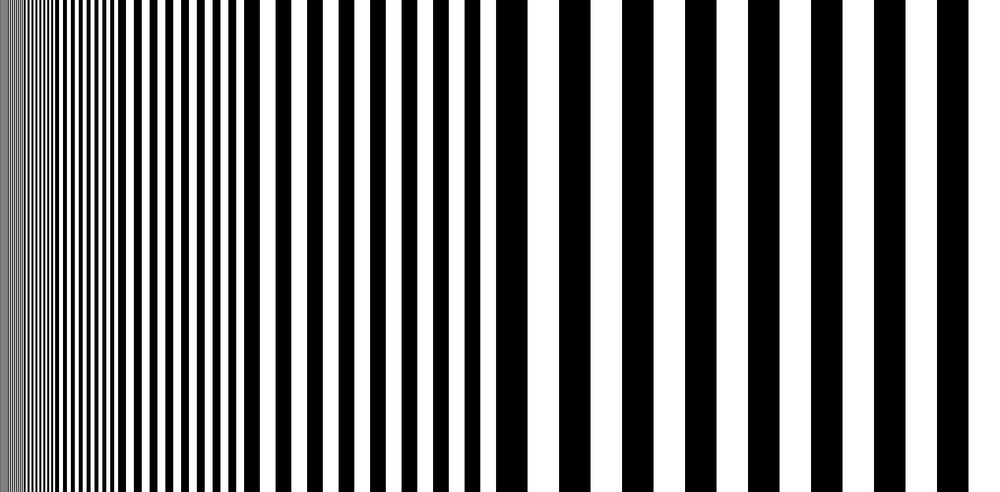
#> input picture buch/papers/visuell/Python-Code/testpatterns/lines.png, 1000 x 492 px, shrunk from 2032 x 1000 before the run
$ python filterbankGabor1.py
#> lines starting #> are read from the running program, lines starting #| are printed output that depends on the picture
# Import python library for this notebook
import numpy as np # fundamental package for scientific computing
import cv2
import matplotlib.pyplot as plt # package for plot function

def genGabor(sz, omega, theta, func=np.cos, K=np.pi):
    radius = (int(sz[0]/2.0), int(sz[1]/2.0))
    [x, y] = np.meshgrid(range(-radius[0], radius[0]+1), range(-radius[1], radius[1]+1))

    x1 = x * np.cos(theta) + y * np.sin(theta)
    y1 = -x * np.sin(theta) + y * np.cos(theta)

    gauss = omega**2 / (4*np.pi * K**2) * np.exp(- omega**2 / (8*K**2) * ( 4 * x1**2 + y1**2))
#     myimshow(gauss)
    sinusoid = func(omega * x1) * np.exp(K**2 / 2)
#     myimshow(sinusoid)
    gabor = gauss * sinusoid
    return gabor

def genFilterbank(params):
    sinFilterBank = []
    cosFilterBank = []
    gaborParams = []
    print("start filterbank building")
    for (theta, omega) in params:
        gaborParam = {'omega':omega, 'theta':theta, 'sz':(128, 128)}
        sinGabor = genGabor(func=np.sin, **gaborParam)
        cosGabor = genGabor(func=np.cos, **gaborParam)
        sinFilterBank.append(sinGabor)
        cosFilterBank.append(cosGabor)
        gaborParams.append(gaborParam)
    return sinFilterBank, cosFilterBank, gaborParams


def plotFilterBank(filterBank, gaborParams):
    plt.figure()
    n = len(filterBank)
    sqLen = np.sqrt(n)
    for i in range(n):
        plt.subplot(sqLen, sqLen,i+1)
        plt.title('t={:0.1f}, o={:0.1f}'.format(gaborParams[i]['theta'], gaborParams[i]['omega']))
        plt.axis('off');
        plt.imshow(filterBank[i], cmap='gray') # delete 'gray' to apply a colormap (looks nice)

def plotConvs(filterBank, img, gaborParams):
    plt.figure()
    n = len(filterBank)
    sqLen = np.sqrt(n)
    for i in range(n):
        plt.figure()
        plt.title('theta = {:0.2f}, omega = {:0.2f}'.format(gaborParams[i]['theta'], gaborParams[i]['omega']))
#        print('theta = ' + str(gaborParams[i]['theta']) + ' omega = ' + str(gaborParams[i]['omega']))
        plt.imshow(cv2.filter2D(img, -1, filterBank[i]), cmap='gray') # delete 'gray' to apply a colormap (looks nice)


theta = np.arange(0, np.pi, np.pi/4) # range of theta
omega = np.arange(0.1, 0.4, 0.1) # range of omega
params = [(t,o) for o in omega for t in theta]
sinFB, cosFB, gaborParams = genFilterbank(params)
print("start plotting sinFilterbank")
plotFilterBank(sinFB, gaborParams)
print("start plotting cosFilterbank")
plotFilterBank(cosFB, gaborParams)

img = cv2.imread('testpatterns/lines.png', cv2.IMREAD_GRAYSCALE )
#> img is the input picture: shape (492, 1000); min 0, max 255, mean 127.6
rows, cols = img.shape
#> rows = 492; cols = 1000
M = cv2.getRotationMatrix2D((cols/2,rows/2),45,1) # center, angle, scale
img = cv2.warpAffine(img, M , (cols, rows)) # rotate image
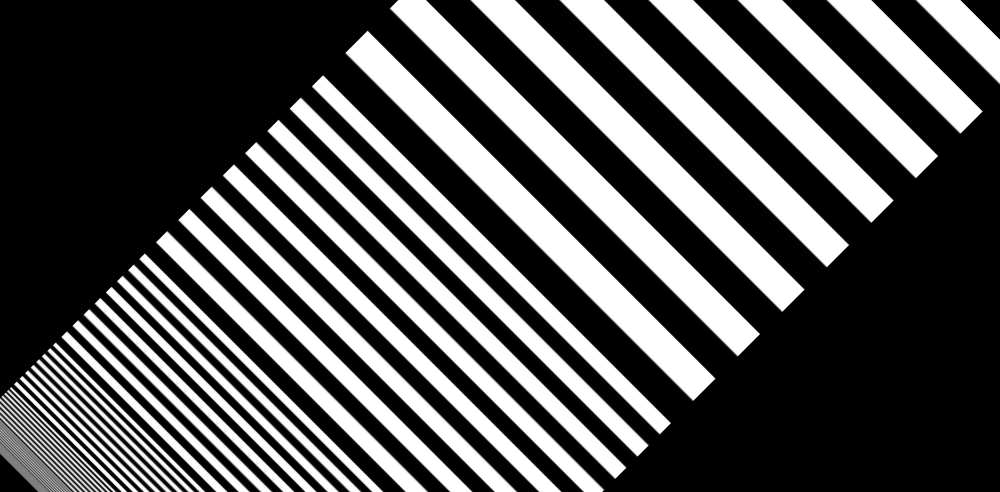
#> img: shape (492, 1000); min 0, max 255, mean 84.8

plt.figure()
plt.imshow(img, cmap='gray')

plotConvs(sinFB,img, gaborParams)
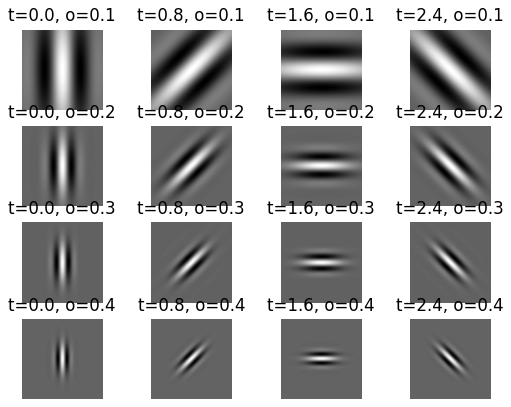
#> figure drawn by matplotlib, 16 panels
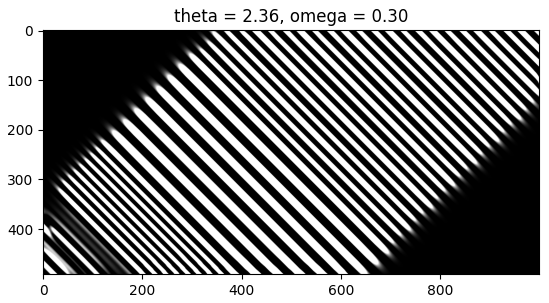
#> figure drawn by matplotlib, 1 panel
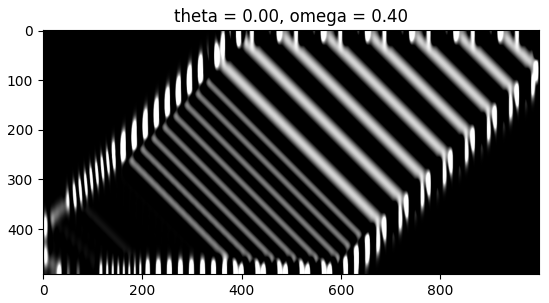
#> figure drawn by matplotlib, 1 panel
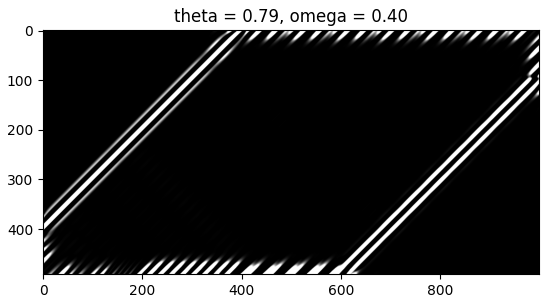
#> figure drawn by matplotlib, 1 panel
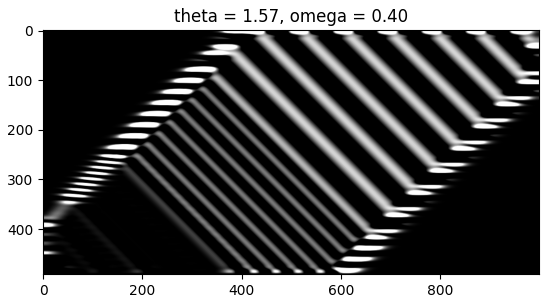
#> figure drawn by matplotlib, 1 panel
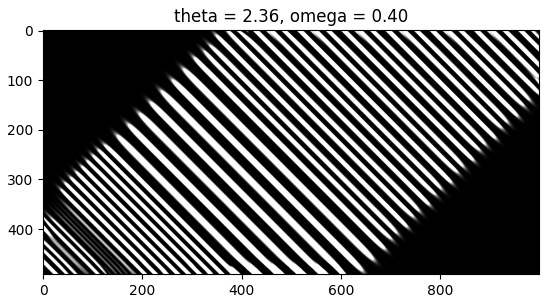
#> figure drawn by matplotlib, 1 panel
